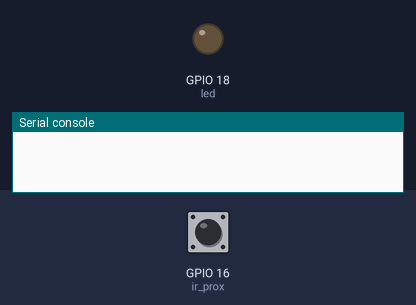
Bench run of a program on a simulated ESP32 board running MicroPython. Parts: output pins drawn as LEDs (lit = HIGH), the last lines printed to the serial console. The test bench sets the inputs (shaded band); at power-on: GPIO 16 (ir_prox) HIGH.

Above: at 1.2 s.
1.3 s: GPIO 16 (ir_prox) pulsed LOW 2 times (0.12 s each, 0.3 s apart)
At 2.3 s:
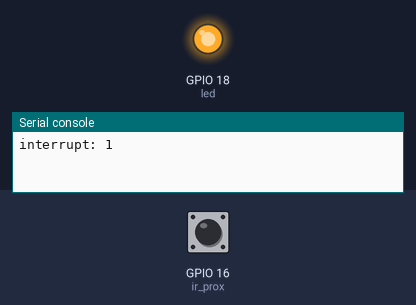
Timing chart, 0 to 4.9 s (numbered marks = the images above; inputs shaded):
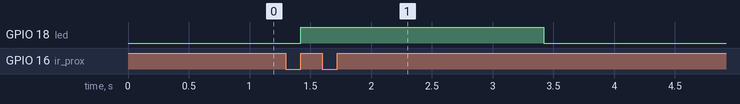

The program:

InfraRed_proximity_sensing.py
```python
import time
from machine import I2C, Pin, Timer

led = Pin(18,Pin.OUT)
ir_prox = Pin(16,Pin.IN)
led.off()

# # Configure the ESP32 wifi as Access Point mode
# tim1 = Timer(1)
# def read_us_callback(timer_us):
   # # Get the Ultrasound sensor readings
   # global distance
   # distance = sensor.distance_cm()
   # distance = round(distance,2)
   # print(distance)
   # oled.fill(0)

   # oled.text("Distance is:",20,1)
   # # with method 2 with the modified ssd1306.py library, look at folder 'SSD1306_I2C_OLED_Display_Method2_Large_Fonts'
   # oled.write_text(str(round(distance,1)), x=1, y=14, size=2)
   # oled.write_text("cm",85,14,2)
   # oled.show()
pin = 0
proximity = False
# tim1.init(period=200, mode=Timer.PERIODIC, callback=read_us_callback)
def handle_ir_int(pin):
    global proximity
    proximity = True

ir_prox.irq(trigger=Pin.IRQ_RISING,handler=handle_ir_int)

i=0
while True:
    if proximity:
        proximity = False
        led.value(True)
        print(f"interrupt: {ir_prox.value()}")
        time.sleep(1)
        led.value(False)
#    i = i + 1
#    level=ir_prox.value()
#    print(level, i)
#    led.value(level)
#p0.irq(lambda p:print(p))
   
```

Measured:
- after the input at 1.3 s, GPIO 18 (led): LOW → HIGH after 0.12 s, → LOW 2.0 s later
